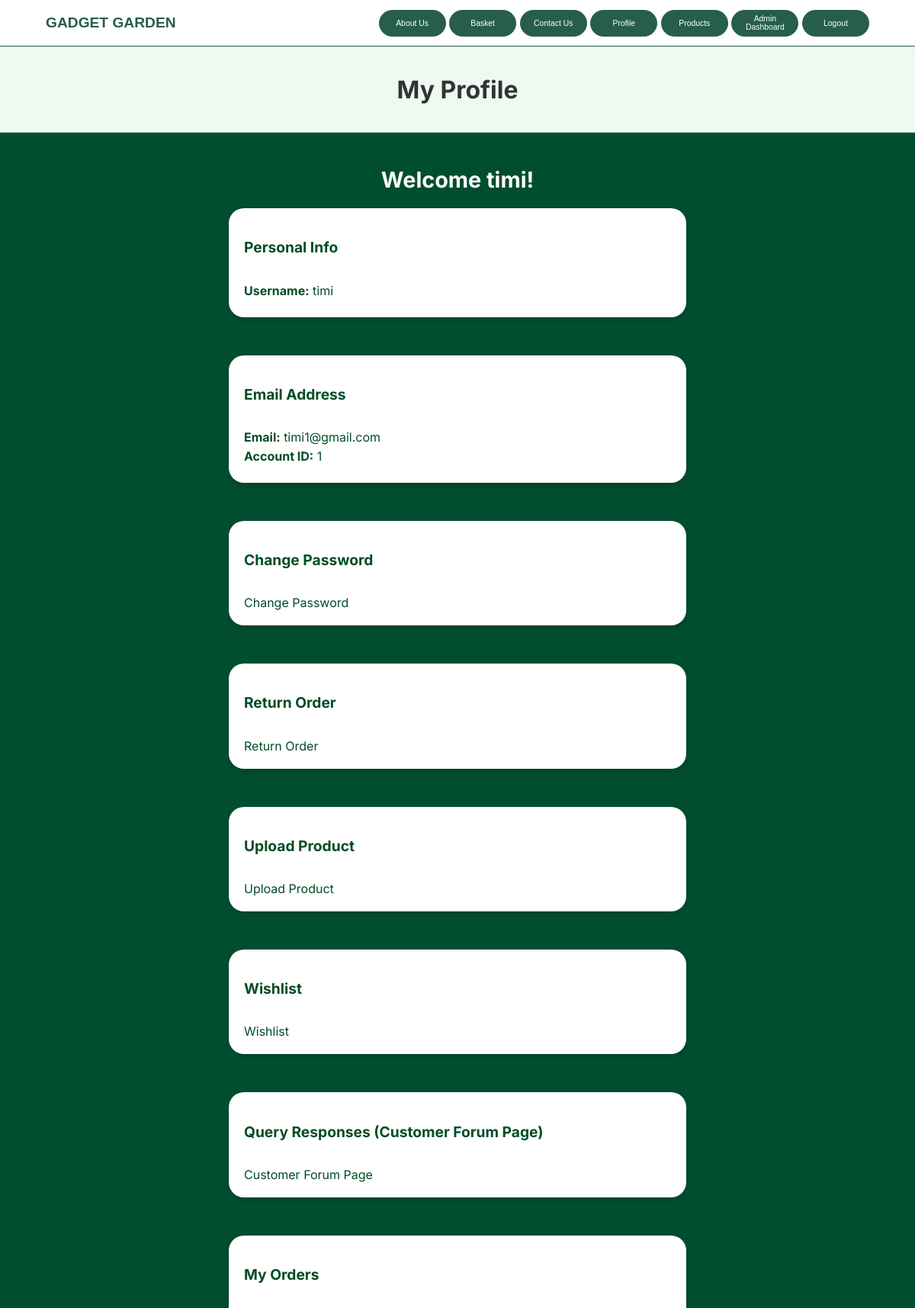
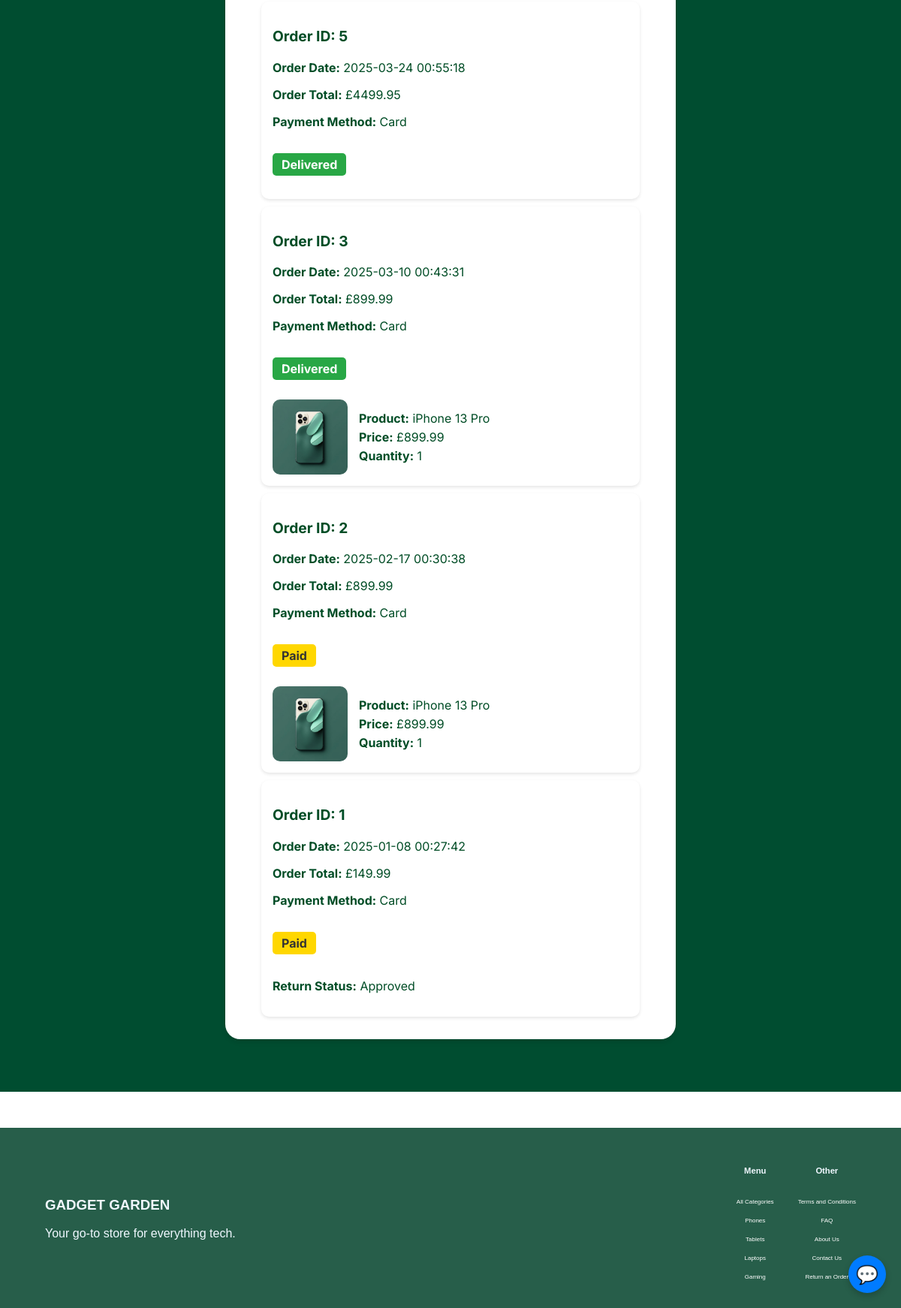
Screenshot of /views/profile.php (signed in) with the database file from the repository (2 pictures, top to bottom).
### tables this page shows
CREATE TABLE `orders` (
  `order_id` int NOT NULL,
  `user_id` int NOT NULL,
  `order_date` datetime DEFAULT CURRENT_TIMESTAMP,
  `total_price` decimal(10,2) NOT NULL,
  `status` enum('Paid','Dispatched','Delivered') DEFAULT 'Paid',
  `order_status` varchar(50) DEFAULT 'Paid',
  `return_status` enum('No Return','Pending','Approved','Rejected') DEFAULT 'No Return'
);

CREATE TABLE `order_products` (
  `order_product_id` int NOT NULL,
  `order_id` int NOT NULL,
  `product_id` int NOT NULL,
  `quantity` int NOT NULL
);

CREATE TABLE `products` (
  `product_id` int NOT NULL,
  `name` varchar(100) NOT NULL,
  `description` text,
  `price` decimal(10,2) NOT NULL,
  `stock` int NOT NULL,
  `state` varchar(100) NOT NULL DEFAULT 'New',
  `category_id` int DEFAULT NULL,
  `image` text
);

### views/profile.php (the view, shortened to what this page needs)
<?php
require_once ("../database/database.php");
$email = null;
if (isset($_SESSION['user_id'])) {
    $stmt = $pdo->prepare("SELECT role, email FROM users WHERE user_id = :user_id");
    $stmt->execute(['user_id' => $_SESSION['user_id']]);
    $user = $stmt->fetch(PDO::FETCH_ASSOC);
    if ($user) {
        $email = $user['email'];
    }
}
$user_id = $_SESSION['user_id'] ?? null;
$username = $_SESSION['username'] ?? 'Unknown User';
$email = $email ?? ($_SESSION['email'] ?? 'Email not available');
$orderQuery = $pdo->prepare("
SELECT o.order_id, o.order_date, o.total_price, o.order_status, o.return_status,
       op.product_id, op.quantity, p.name AS product_name,
       p.price AS product_price, p.image
FROM orders o
LEFT JOIN order_products op ON o.order_id = op.order_id
LEFT JOIN products p ON op.product_id = p.product_id
WHERE o.user_id = :user_id
ORDER BY o.order_id DESC
");
$orderQuery->bindValue(":user_id", $user_id, PDO::PARAM_INT);
$orderQuery->execute();
$orders = $orderQuery->fetchAll(PDO::FETCH_ASSOC);
?>
<!DOCTYPE html>
<html lang="en">
<head>
    <?php require '../partials/header.php'; ?>
    <link rel="stylesheet" href="../public/css/profile.css">
    <link rel="stylesheet" href="../public/css/chatbot.css">
</head>
<body>
<nav>
    <div class="nav-left">
        <a href="../index.php"><p id="logo-text">GADGET GARDEN</p>
    </div>
    <div class="nav-right">
        <a href="./aboutpage.php"><button class="white-button">About Us</button></a>
        <?php if (isset($_SESSION['user_id'])) { ?>
            <a href="./basket.php"><button class="green-button">Basket</button></a>
            <a href="./contact.php"><button class="green-button">Contact Us</button></a>
            <a href="./profile.php"><button class="white-button">Profile</button></a>
            <a href="./products.php"><button class="green-button">Products</button></a>
            <?php if ($user && ($user['role'] === 'admin' || $user['role'] === 'manager')){ ?>
                <a href="./dashboard.php"><button class="white-button">Admin Dashboard</button></a>
            <?php } ?>
            <a href="./logout.php"><button class="green-button">Logout</button></a>
        <?php } ?>
    </div>
</nav>
<div id="wholepage">
    <header class="header">
        <div class="header-content">
            <h1>My Profile</h1>
        </div>
    </header>
    <main class="main-content">
        <h2>Welcome <?php echo htmlspecialchars($username); ?>!</h2>
        <section class="info-section">
            <div class="info-card">
                <div class="info-header">
                    <h3>Personal Info</h3>
                </div>
                <div class="info-content">
                    <p><b>Username:</b> <?php echo htmlspecialchars($username); ?></p>
                </div>
            </div>
            <div class="info-card">
                <div class="info-header">
                    <h3>Email Address</h3>
                </div>
                <div class="info-content">
                    <p><b>Email:</b> <?php echo htmlspecialchars($email); ?></p>
                    <p><b>Account ID:</b> <?php echo htmlspecialchars($user_id); ?></p>
                </div>
            </div>
            <div class="info-card">
                <div class="info-header">
                    <h3>Change Password</h3>
                </div>
                <div class="info-content">
                    <a href="./changepassword.php" class="reset-link">Change Password</a>
                </div>
            </div>
            <div class="info-card">
                <div class="info-header">
                    <h3>Return Order</h3>
                </div>
                <div class="info-content">
                    <a href="./returnOrder.php" class="return-link">Return Order</a>
                </div>
            </div>
        </section>
        <div class="info-card">
                <div class="info-header">
                    <h3>Upload Product</h3>
                </div>
                <div class="info-content">
                    <a href="./uploadproduct.php" class="return-link">Upload Product</a>
                </div>
            </div>
            <div class="info-card">
                <div class="info-header">
                    <h3>Wishlist</h3>
                </div>
                <div class="info-content">
                    <a href="./wishlist.php" class="return-link">Wishlist</a>
                </div>
            </div>
            <div class="info-card">
                <div class="info-header">
                    <h3>Query Responses (Customer Forum Page)</h3>
                </div>
                <div class="info-content">
                    <a href="./replies.php" class="return-link">Customer Forum Page</a>
                </div>
            </div>
        <section class="info-section">
            <div class="info-card">
                <div class="info-header">
                    <h3>My Orders</h3>
                </div>
                <?php if (empty($orders)) : ?>
                    <p>You have no orders yet.</p>
                <?php else : ?>
                    <?php
                    $previousOrderId = null;
                    foreach ($orders as $order) {
                        if ($previousOrderId !== $order["order_id"]) {
                            if ($previousOrderId !== null) {
                                echo "</div>";
                            }
                            $status = ucfirst($order["order_status"] ?? 'Paid');
                            $statusClass = strtolower(str_replace(" ", "-", $status));
                            ?>
                            <div class="order-container">
                                <h3>Order ID: <?php echo htmlspecialchars($order["order_id"]); ?></h3>
                                <p><b>Order Date:</b> <?php echo htmlspecialchars($order["order_date"]); ?></p>
                                <p><b>Order Total:</b> £<?php echo htmlspecialchars($order["total_price"]); ?></p>
                                <p><b>Payment Method:</b> Card</p>
                                <p class="order-status <?php echo htmlspecialchars($statusClass); ?>">
                                    <?php echo htmlspecialchars($status); ?>
                                </p>
                                <?php if (!empty($order["return_status"]) && $order["return_status"] !== "No Return") : ?>
                                    <p><b>Return Status:</b> <?php echo htmlspecialchars($order["return_status"]); ?></p>
                                <?php endif; ?>
                                <?php
                            }
                            if (!empty($order['product_name'])) {
                                $productImage = !empty($order['image']) ? "../uploads/".htmlspecialchars($order['image']) : "../public/assets/placeholder.png";
                            ?>
                                <div class="order-details">
                                    <img src="<?php echo $productImage; ?>" alt="Product Image" class="order-image"
                                        onerror="this.src='../public/assets/placeholder.png'">
                                    <div class="info-content">
                                        <p><b>Product:</b> <?php echo htmlspecialchars($order["product_name"]); ?></p>
                                        <p><b>Price:</b> £<?php echo htmlspecialchars($order["product_price"]); ?></p>
                                        <p><b>Quantity:</b> <?php echo htmlspecialchars($order["quantity"]); ?></p>
                                    </div>
                                </div>
                            <?php } ?>
                            <?php
                            $previousOrderId = $order["order_id"];
                            }
                            echo "</div>";
                            ?>
                            <?php endif; ?>
<div class="chat-icon" onclick="toggleChat()">💬</div>
            </div>
        </section>
    </main>
</div>
<?php require '../partials/footer.php'; ?>
</body>
</html>

### public/css/navbar.css (style rules this page uses)
nav { display: flex; justify-content: space-between; align-items: center; height: 10%; padding: 0 5% 0 5%; border-bottom: 1px solid #275E4A; }
.nav-right { display: flex; justify-content: space-between; align-items: center; width: 60%; }
.white-button, .green-button { border: 0.1rem solid #275E4A; background-color: #275E4A; color: white; font-size: 2rem; cursor: pointer; }

### public/css/styles.css (style rules this page uses)
html { scroll-behavior: smooth; }
body { margin:0; padding:0; font-family: 'Inter', sans-serif; color:#275E4A; }
a { text-decoration: none; color: inherit; }
button { background-color: transparent; border-radius: 1.5rem; color:#275E4A; width: 5.5rem; height: 2.2rem; }
#logo-text { font-size: 1.2rem; font-weight: bold ; }
.white-button { border: 0.1rem solid #275E4A; font-size: 0.65rem; }
.green-button { border: 0.1rem solid #275E4A; background-color: #275E4A; color: white; font-size: 0.65rem; }

### public/css/profile.css (style rules this page uses)
* { box-sizing: border-box; }
#wholepage { font-family: "Inter", sans-serif; background-color: #f4f4f4; color: #333; margin: 0; padding: 0; box-sizing: border-box; }
.header { background-color: #eef9f1; padding: 15px 20px; border-bottom: 1px solid #ccc; }
.header-content { display: flex; flex-direction: column; align-items: center; text-align: center; }
.main-content { padding: 20px; background-color: #004d30; color: white; }
.main-content h2 { text-align: center; font-size: 1.8rem; margin-bottom: 20px; }
.info-section { margin-top: 20px; }
.info-card { background-color: white; color: #004d26; margin: 15px auto; padding: 20px; border-radius: 20px; width: 90%; max-width: 600px; box-shadow: 0px 4px 6px rgba(0, 0, 0, 0.1); margin-bottom: 50px; }
.info-header { display: flex; justify-content: space-between; align-items: center; margin-bottom: 15px; }
.info-header h3 { font-size: 1.2rem; }
.info-content p { margin: 5px 0; font-size: 1rem; }
.order-container { background-color: white; border-radius: 10px; padding: 15px; margin: 10px auto; box-shadow: 0px 2px 4px rgba(0, 0, 0, 0.1); width: 90%; max-width: 600px; }
.order-container h3 { font-size: 1.2rem; color: #004d26; }
.order-details { display: flex; align-items: center; gap: 15px; margin-top: 10px; }
.order-image { width: 100px; height: 100px; border-radius: 10px; object-fit: cover; }
.order-status { font-weight: bold; padding: 5px 12px; border-radius: 5px; display: inline-block; text-align: center; width: fit-content; }
.order-status.paid { background-color: #FFD700; color: #333; }
.order-status.delivered { background-color: #28A745; color: white; }
.chat-icon { position: fixed; bottom: 20px; right: 20px; background-color: #007BFF; color: white; padding: 10px; border-radius: 50%; cursor: pointer; font-size: 24px; box-shadow: 0px 4px 8px rgba(0, 0, 0, 0.2); transition: background-color 0.3s ease; }

### public/css/chatbot.css (style rules this page uses)
body { font-family: Arial, sans-serif; }
.chat-icon { position: fixed; bottom: 20px; right: 20px; width: 50px; height: 50px; background: #007bff; color: white; border-radius: 50%; display: flex; align-items: center; justify-content: center; cursor: pointer; font-size: 24px; transition: transform 0.3s ease-in-out; }

### rows the page displays
orders: order_id "5", order_date "2025-03-24 00:55:18", total_price "4499.95", order_status "Delivered"
order_products: order.order_id "3", order.order_date "2025-03-10 00:43:31", order.total_price "899.99", order.order_status "Delivered", product.image (picture), product.name "iPhone 13 Pro", product.price "899.99", quantity "1"
order_products: order.order_id "2", order.order_date "2025-02-17 00:30:38", order.total_price "899.99", order.order_status "Paid", product.image (picture), product.name "iPhone 13 Pro", product.price "899.99", quantity "1"
orders: order_id "1", order_date "2025-01-08 00:27:42", total_price "149.99", order_status "Paid", return_status "Approved"

### other values shown
$username "timi"
$email "timi1@gmail.com"
$user_id "1"
